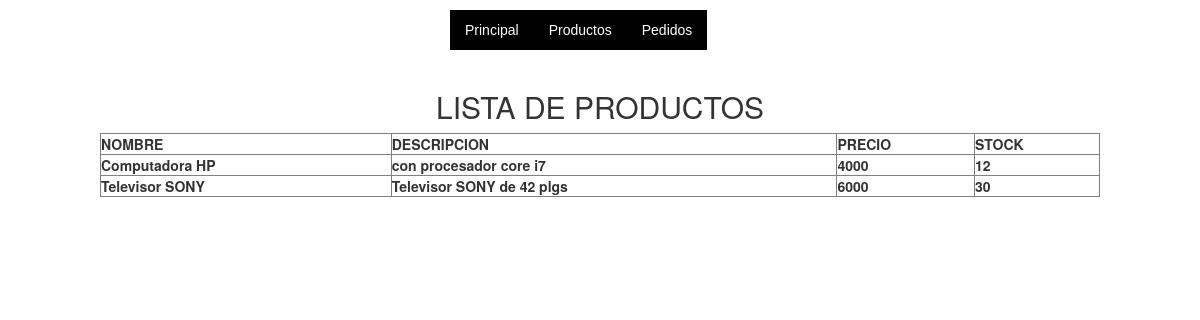
The app's page /listaprod/, older data.
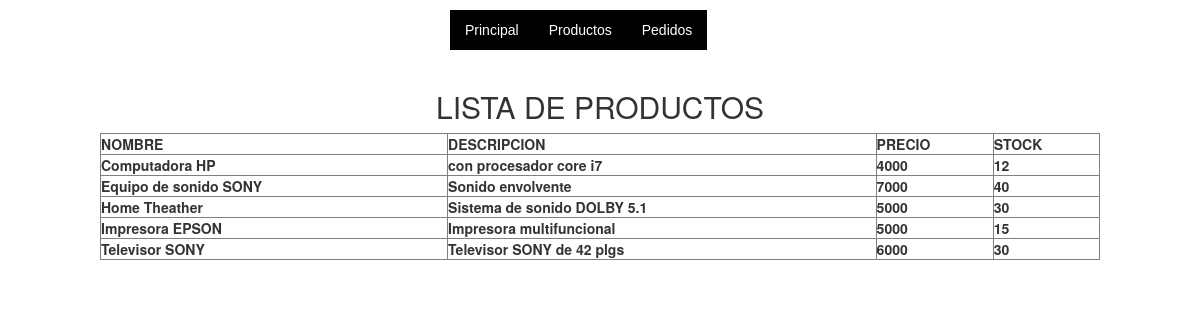
The same page, newer data.
### Tienda/apps/Productos/models.py (models this page shows, shortened)
class Producto(models.Model):
	Nombre=models.CharField(max_length=100)
	Descripcion=models.TextField()
	Precio=models.PositiveIntegerField(default=0)
	Stock=models.PositiveIntegerField(default=0)

### Tienda/apps/Productos/views.py (the view)
# urls.py: url(r'^listaprod/',listar_productos),
def listar_productos(request):
	lista=Producto.objects.all().order_by("Nombre")
	return render_to_response("listarproductos.html",{"lista":lista},RequestContext(request))

### Tienda/templates/listarproductos.html (shortened to what this page needs)
{% extends "principal.html" %}
{% block titulo %}LISTA DE PRODUCTOS{% endblock titulo %}
{% block container %}
<center>
<table width="1000" BORDER="1">
	<tr>
		<th>NOMBRE</th>
		<th>DESCRIPCION</th>
		<th>PRECIO</th>
		<th>STOCK</th>
	</tr>
	{% for i in lista %}
	<tr>
		<th>{{i.Nombre}}</th>
		<th>{{i.Descripcion}}</th>
		<th>{{i.Precio}}</th>
		<th>{{i.Stock}}</th>
	</tr>
	{% endfor %}
</table>
</center>
{% endblock container %}

Row changes from the older to the newer data that the page shows:
added Producto: Nombre "Equipo de sonido SONY", Descripcion "Sonido envolvente", Precio "7000", Stock "40"
added Producto: Nombre "Home Theather", Descripcion "Sistema de sonido DOLBY 5.1", Precio "5000", Stock "30"
added Producto: Nombre "Impresora EPSON", Descripcion "Impresora multifuncional", Precio "5000", Stock "15"
